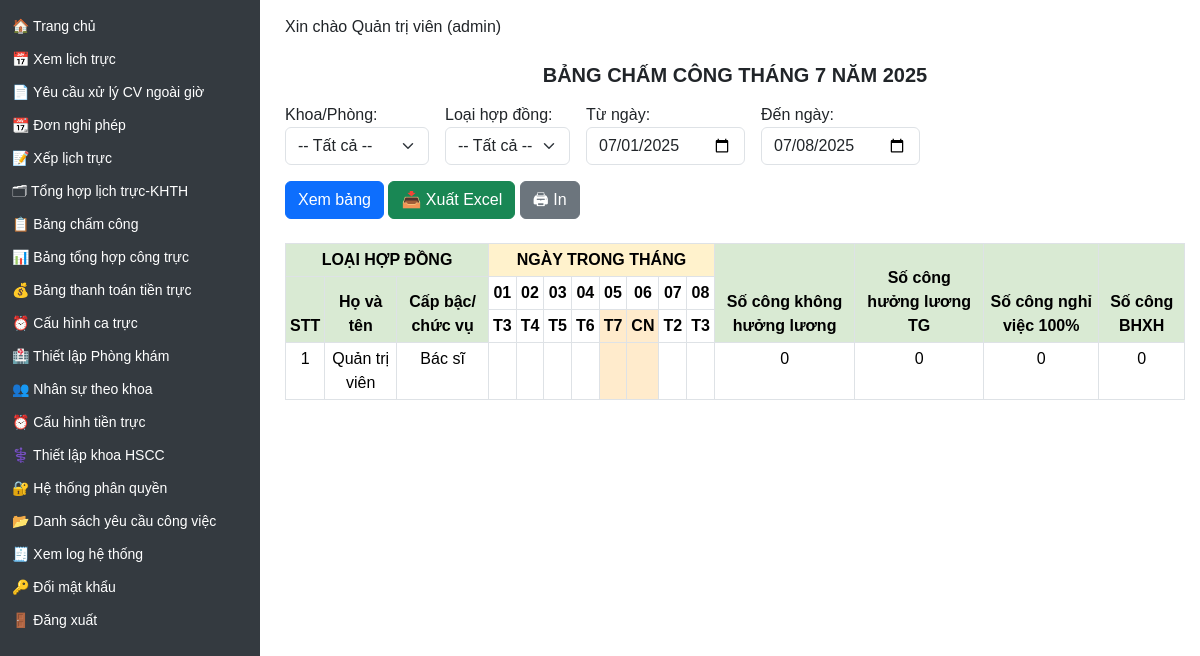
The app's page /bang-cham-cong (signed in) with its own data.
### models/user.py (models this page shows)
class User(db.Model, UserMixin):
    __tablename__ = 'user'
    id = db.Column(db.Integer, primary_key=True)
    name = db.Column(db.String(100), nullable=False)
    username = db.Column(db.String(50), unique=True, nullable=False)
    password = db.Column(db.String(100), nullable=False)
    role = db.Column(db.String(20))  # admin / manager / user
    department = db.Column(db.String(100))
    position = db.Column(db.String(50))  # Bác sĩ / Điều dưỡng / KTV...
    contract_type = db.Column(db.String(50))  # Hợp đồng / Biên chế / v.v.
    email = db.Column(db.String(120))
    phone = db.Column(db.String(20))
    start_year = db.Column(db.Integer)  # ✅ Năm vào công tác (mới thêm)
    schedules = relationship("Schedule", back_populates="user")
    leave_requests = relationship('LeaveRequest', back_populates='user')

### app.py (the view, shortened to what this page needs)
@app.route('/bang-cham-cong')
def bang_cham_cong():
    from datetime import datetime, timedelta, date
    from sqlalchemy import or_
    user_role = session.get('role')
    user_dept = session.get('department')
    today = datetime.today()
    start_date = request.args.get('start', today.replace(day=1).strftime('%Y-%m-%d'))
    end_date = request.args.get('end', today.strftime('%Y-%m-%d'))
    raw_department = request.args.get('department', '').strip()
    if user_role == 'admin':
        selected_department = raw_department if raw_department else None
        if selected_department:
            query = User.query.filter(User.department == selected_department)
        else:
            query = User.query  # không lọc theo khoa
    else:
        selected_department = user_dept
        query = User.query.filter(User.department == selected_department)
    selected_contract = request.args.get('contract_type', '')
    print_filter = request.args.get('print_filter') == 'yes'
    start = datetime.strptime(start_date, '%Y-%m-%d').date()
    end = datetime.strptime(end_date, '%Y-%m-%d').date()
    days_in_range = [start + timedelta(days=i) for i in range((end - start).days + 1)]
    users = query.order_by(User.name).all()
    schedules = Schedule.query.join(Shift).filter(
        Schedule.user_id.in_([u.id for u in users]),
        Schedule.work_date.between(start, end)
    ).all()
    schedule_map = {}
    summary = {user.id: {'kl': 0, 'tg': 0, '100': 0, 'bhxh': 0} for user in users}
    used_keys = set()
    holidays = [
        date(2025, 1, 1),
        date(2025, 4, 30),
        date(2025, 5, 1),
        date(2025, 9, 2),
    ]
    if user_role == 'admin':
        departments = [d[0] for d in db.session.query(User.department).filter(User.department != None).distinct().all()]
    else:
        departments = [user_dept]
    now = datetime.today()
    month = start.month
    year = start.year
    return render_template("bang_cham_cong.html",
                    users=users,
                    departments=departments,
                    days_in_month=days_in_range,
                    schedule_map=schedule_map,
                    summary=summary,
                    holidays=holidays,
                    selected_department=selected_department,
                    selected_contract=selected_contract,
                    start_date=start_date,
                    end_date=end_date,
                    month=month,
                    year=year,
                    now=now
    )

### app.py (called while the page is built)
@login_manager.user_loader
def load_user(user_id):
    return db.session.get(User, int(user_id))

@app.context_processor
def inject_user():
    user = None
    if 'user_id' in session:
        user = db.session.get(User, session['user_id'])
    return dict(user=user)

@app.context_processor
def inject_helpers():
    return dict(get_titled_names=get_titled_names)

@app.context_processor
def inject_helpers():
    return dict(get_titled_names=get_titled_names)

### templates/bang_cham_cong.html (shortened to what this page needs)
{% extends "layout.html" %}
{% block content %}
<div class="d-print-block mb-3" style="width: 100%;">
  <h5 class="mt-4 mb-3 fw-bold text-uppercase"
      style="position: relative; left: 50%; transform: translateX(-50%); text-align: center;">
    BẢNG CHẤM CÔNG THÁNG {{ month }} NĂM {{ year }}
  </h5>
</div>
<form method="GET" class="d-flex gap-3 flex-wrap align-items-end mb-4">
  <div>
    <label for="department" class="form-label mb-0">Khoa/Phòng:</label>
    {% if user.role == 'admin' %}
      <select name="department" class="form-select">
      <option value="">-- Tất cả --</option>
      </select>
    {% else %}
      <input type="hidden" name="department" value="{{ selected_department }}">
      <p><strong>Khoa:</strong> {{ selected_department }}</p>
    {% endif %}
  </div>
  <div>
    <label for="contract_type" class="form-label mb-0">Loại hợp đồng:</label>
    <select name="contract_type" class="form-select">
      <option value="">-- Tất cả --</option>
    </select>
  </div>
  <div>
    <label class="form-label mb-0">Từ ngày:</label>
    <input type="date" name="start" class="form-control" value="{{ start_date }}">
  </div>
  <div>
    <label class="form-label mb-0">Đến ngày:</label>
    <input type="date" name="end" class="form-control" value="{{ end_date }}">
  </div>
  <div>
    <button type="submit" class="btn btn-primary">Xem bảng</button>
    <a href="/export-cham-cong?start={{ start_date }}&end={{ end_date }}
    {% if selected_contract %}&contract_type={{ selected_contract }}{% endif %}"
    class="btn btn-success">📥 Xuất Excel</a>
    <button type="button" class="btn btn-secondary" onclick="window.print()">🖨 In</button>
  </div>
</form>
<table class="table table-bordered table-sm text-center">
  <thead>
    <tr>
      <th colspan="3" style="background-color:#d9ead3; font-weight:bold;">
        {% set contract_label = selected_contract.strip().lower() if selected_contract else '' %}
        {% if contract_label == 'hợp đồng' %}
          HỢP ĐỒNG
        {% elif contract_label == 'biên chế' %}
          BIÊN CHẾ
        {% else %}
          LOẠI HỢP ĐỒNG
        {% endif %}
      </th>
      <th colspan="{{ days_in_month|length }}" style="background-color:#fff2cc; font-weight:bold;">NGÀY TRONG THÁNG</th>
      <th rowspan="3" style="background-color:#d9ead3;">Số công không hưởng lương</th>
      <th rowspan="3" style="background-color:#d9ead3;">Số công hưởng lương TG</th>
      <th rowspan="3" style="background-color:#d9ead3;">Số công nghỉ việc 100%</th>
      <th rowspan="3" style="background-color:#d9ead3;">Số công BHXH</th>
    </tr>
    <tr>
      <th rowspan="2" style="background-color:#d9ead3;">STT</th>
      <th rowspan="2" class="hoten" style="background-color:#d9ead3;">Họ và tên</th>
      <th rowspan="2" style="background-color:#d9ead3;">Cấp bậc/ chức vụ</th>
      {% for day in days_in_month %}
        <th>{{ "%02d"|format(day.day) }}</th>
      {% endfor %}
    </tr>
    <tr>
      {% set thu_map = ['T2', 'T3', 'T4', 'T5', 'T6', 'T7', 'CN'] %}
      {% for day in days_in_month %}
        {% set thu = thu_map[day.weekday()] %}
        <th class="{% if day.weekday() in [5,6] or day in holidays %}weekend-holiday{% endif %}">{{ thu }}</th>
      {% endfor %}
    </tr>
  </thead>
  <tbody>
    {% for user in users %}
    <tr>
      <td>{{ loop.index }}</td>
      <td>{{ user.name }}</td>
      <td>{{ user.position }}</td>
      {% for day in days_in_month %}
        {% set code = schedule_map.get((user.id, day), '') %}
        <td class="{% if day.weekday() in [5,6] or day in holidays %}weekend-holiday{% endif %}">{{ code }}</td>
      {% endfor %}
      <td>{{ summary[user.id]['kl'] }}</td>
      <td>{{ summary[user.id]['tg'] }}</td>
      <td>{{ summary[user.id]['100'] }}</td>
      <td>{{ summary[user.id]['bhxh'] }}</td>
    </tr>
    {% endfor %}
  </tbody>
</table>
    {% set dept_lower = (selected_department | default('') | lower) %}
{% endblock %}

### templates/layout.html (shortened to what this page needs)
<!DOCTYPE html>
<html lang="vi">
<head>
  <link rel="stylesheet" href="https://cdn.jsdelivr.net/npm/bootstrap@5.3.3/dist/css/bootstrap.min.css">
</head>
<body>
  <div class="sidebar">
    <ul>
      <li><a href="/">🏠 Trang chủ</a></li>
      {% if session.get('role') in ['admin', 'user', 'manager'] %}
	<li><a href="/schedule">📅 Xem lịch trực</a></li>
	<li><a href="/yeu-cau-xu-ly-cong-viec">📄 Yêu cầu xử lý CV ngoài giờ</a></li>
	<li><a href="/leaves">📆 Đơn nghỉ phép</a></li>
      {% endif %}
      {% if session.get('role') in ['admin', 'manager'] %}
	<li><a href="/assign">📝 Xếp lịch trực</a></li>
        <li><a href="/report-all">🗂 Tổng hợp lịch trực-KHTH</a></li>
        <li><a href="/bang-cham-cong">📋 Bảng chấm công</a></li>
	<li><a href="/tong-hop-cong-truc-view">📊 Bảng tổng hợp công trực</a></li>
        <li><a href="{{ url_for('shift_payment_view') }}">💰 Bảng thanh toán tiền trực</a></li>
        <li><a href="/shifts">⏰ Cấu hình ca trực</a></li>
        <li><a class="nav-link" href="/clinic-rooms">🏥 Thiết lập Phòng khám</a></li>
        <li><a href="/users-by-department">👥 Nhân sự theo khoa</a></li>
      {% endif %}
      {% if session.get('role') == 'admin' %}
        <li><a href="/shift-rate-config">⏰ Cấu hình tiền trực</a></li>
        <li><a href="/configure-hscc">⚕️ Thiết lập khoa HSCC</a></li>
        <li><a href="/roles">🔐 Hệ thống phân quyền</a></li>
	<li><a href="/danh-sach-yeu-cau">📂 Danh sách yêu cầu công việc</a></li>
	<li><a href="{{ url_for('view_log') }}">🧾 Xem log hệ thống</a></li>
      {% endif %}
      <li><a href="/change-password">🔑 Đổi mật khẩu</a></li>
      <li><a href="/logout">🚪 Đăng xuất</a></li>
    </ul>
  </div>
  <div class="content">
    {% if user %}
      <p class="d-print-none">Xin chào {{ user.name }} ({{ user.role }})</p>
    {% else %}
      <p>Xin chào Khách</p>
    {% endif %}
    {% block content %}{% endblock %}
  </div>
</body>
</html>

### templates/layout.html (style rules this page uses)
body { margin: 0; font-family: Arial, sans-serif; }
.sidebar { height: 100vh; width: 260px; position: fixed; top: 0; left: 0; background-color: #343a40; padding-top: 10px; color: white; }
.sidebar ul { list-style-type: none; padding: 0; }
.sidebar ul li { padding: 6px 12px; font-size: 14px; }
.sidebar ul li a { color: white; text-decoration: none; display: block; }
.content { margin-left: 270px; padding: 15px; }

### templates/bang_cham_cong.html (style rules this page uses)
.weekend-holiday { background-color: #ffebcc !important; }

### records on screen
User: name "Quản trị viên", role "admin", position "Bác sĩ", summary "0"

### other values on screen
{{ month }} "7"
{{ year }} "2025"
{{ "%02d"|format(day.day) }} "01" "02" "03" "04" "05" "06" "07" "08"
{{ thu }} "T3" "T4" "T5" "T6" "T7" "CN" "T2" "T3"
